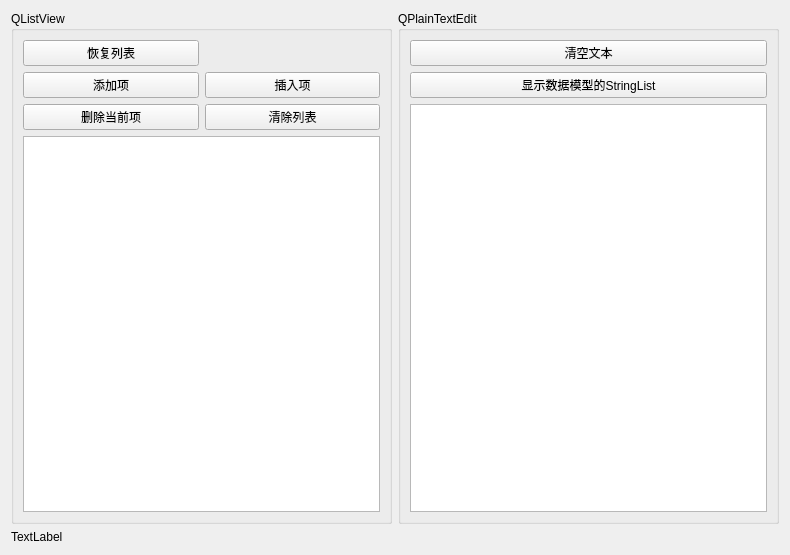
<?xml version="1.0" encoding="UTF-8"?>
<ui version="4.0">
 <class>Form</class>
 <widget class="QWidget" name="Form">
  <property name="geometry">
   <rect>
    <x>0</x>
    <y>0</y>
    <width>790</width>
    <height>555</height>
   </rect>
  </property>
  <property name="windowTitle">
   <string>Form</string>
  </property>
  <layout class="QVBoxLayout" name="verticalLayout_6">
   <item>
    <layout class="QVBoxLayout" name="verticalLayout_5">
     <item>
      <layout class="QHBoxLayout" name="horizontalLayout">
       <item>
        <widget class="QGroupBox" name="groupBox">
         <property name="title">
          <string>QListView</string>
         </property>
         <layout class="QVBoxLayout" name="verticalLayout_4">
          <item>
           <layout class="QVBoxLayout" name="verticalLayout">
            <item>
             <layout class="QGridLayout" name="gridLayout">
              <item row="1" column="0">
               <widget class="QPushButton" name="btnAdd">
                <property name="text">
                 <string>添加项</string>
                </property>
               </widget>
              </item>
              <item row="0" column="0">
               <widget class="QPushButton" name="btnIni">
                <property name="text">
                 <string>恢复列表</string>
                </property>
               </widget>
              </item>
              <item row="2" column="0">
               <widget class="QPushButton" name="btnDel">
                <property name="text">
                 <string>删除当前项</string>
                </property>
               </widget>
              </item>
              <item row="2" column="1">
               <widget class="QPushButton" name="btnClear">
                <property name="text">
                 <string>清除列表</string>
                </property>
               </widget>
              </item>
              <item row="1" column="1">
               <widget class="QPushButton" name="btnInsert">
                <property name="text">
                 <string>插入项</string>
                </property>
               </widget>
              </item>
             </layout>
            </item>
            <item>
             <widget class="QListView" name="listView"/>
            </item>
           </layout>
          </item>
         </layout>
        </widget>
       </item>
       <item>
        <widget class="QGroupBox" name="groupBox_2">
         <property name="title">
          <string>QPlainTextEdit</string>
         </property>
         <layout class="QVBoxLayout" name="verticalLayout_3">
          <item>
           <layout class="QVBoxLayout" name="verticalLayout_2">
            <item>
             <widget class="QPushButton" name="btnTextClear">
              <property name="text">
               <string>清空文本</string>
              </property>
             </widget>
            </item>
            <item>
             <widget class="QPushButton" name="btnShowText">
              <property name="text">
               <string>显示数据模型的StringList</string>
              </property>
             </widget>
            </item>
            <item>
             <widget class="QPlainTextEdit" name="plainTextEdit"/>
            </item>
           </layout>
          </item>
         </layout>
        </widget>
       </item>
      </layout>
     </item>
     <item>
      <widget class="QLabel" name="labStatus">
       <property name="text">
        <string>TextLabel</string>
       </property>
      </widget>
     </item>
    </layout>
   </item>
  </layout>
 </widget>
 <resources/>
 <connections/>
</ui>
